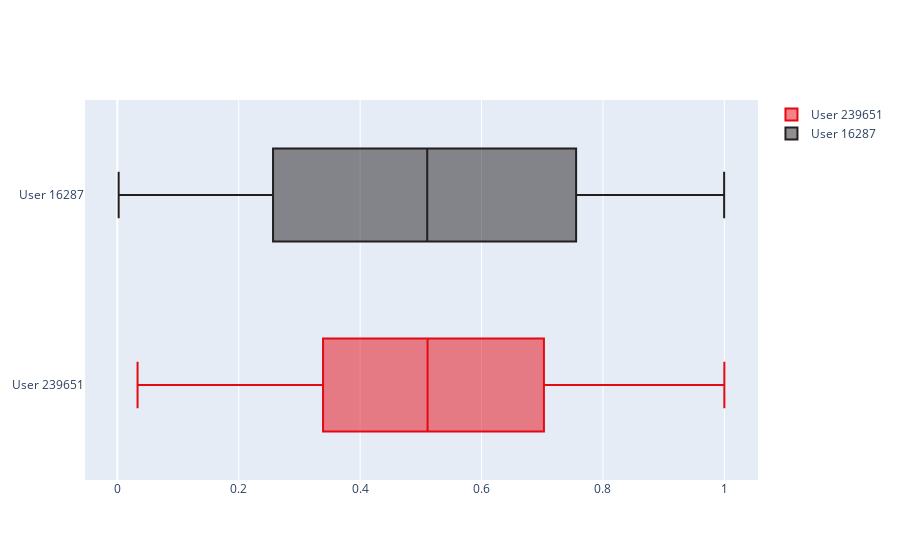

Source (notebook cell):
### Code cell
fig = go.Figure()
fig.add_trace(go.Box(x=df[df['user']==df.user.unique()[10]]['rating'].rank(pct=True), name='User 239651', marker_color=colors[2]))
fig.add_trace(go.Box(x=df[df['user']==df.user.unique()[11]]['rating'].rank(pct=True), name='User 16287', marker_color=colors[0]))

### Figure 1 — Plotly figure (JSON) as saved in the notebook; plotly's stock layout.template omitted (floating-point values rounded to 4 significant figures; data arrays with more than 128 entries replaced by an {"elided": "..."} marker saying what was removed)
{"data": [{"marker": {"color": "#e50914"}, "name": "User 239651", "type": "box", "x": {"elided": "180 float values"}}, {"marker": {"color": "#221f1f"}, "name": "User 16287", "type": "box", "x": {"elided": "1380 float values"}}], "layout": {}}
